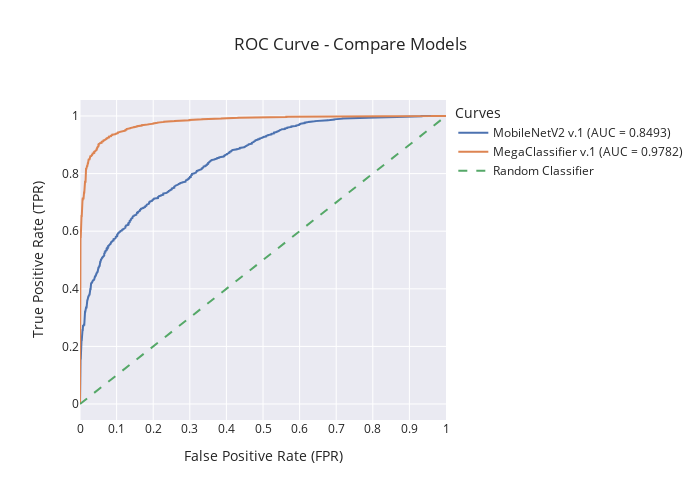

Notebook source saved alongside this figure:
### Code cell
plot_roc_curve(models, test_images)

### Figure 1 — Plotly figure (JSON) as saved in the notebook; plotly's stock layout.template omitted (floating-point values rounded to 4 significant figures; data arrays with more than 128 entries replaced by an {"elided": "..."} marker saying what was removed)
{"data": [{"mode": "lines", "name": "MobileNetV2 v.1 (AUC = 0.8493)", "type": "scatter", "x": {"elided": "1461 float values"}, "y": {"elided": "1461 float values"}}, {"mode": "lines", "name": "MegaClassifier v.1 (AUC = 0.9782)", "type": "scatter", "x": {"elided": "712 float values"}, "y": {"elided": "712 float values"}}, {"line": {"dash": "dash"}, "mode": "lines", "name": "Random Classifier", "type": "scatter", "x": [0, 1], "y": [0, 1]}], "layout": {"height": 500, "legend": {"title": {"text": "Curves"}}, "title": {"text": "ROC Curve - Compare Models"}, "width": 700, "xaxis": {"dtick": 0.1, "tick0": 0, "tickmode": "linear", "title": {"text": "False Positive Rate (FPR)"}}, "yaxis": {"title": {"text": "True Positive Rate (TPR)"}}}}
